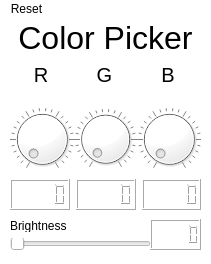
<?xml version="1.0" encoding="UTF-8"?>
<ui version="4.0">
 <class>MainWindow</class>
 <widget class="QMainWindow" name="MainWindow">
  <property name="geometry">
   <rect>
    <x>0</x>
    <y>0</y>
    <width>211</width>
    <height>264</height>
   </rect>
  </property>
  <property name="windowTitle">
   <string>MainWindow</string>
  </property>
  <property name="styleSheet">
   <string notr="true">background-color: rgb(255, 255, 255);</string>
  </property>
  <widget class="QWidget" name="centralwidget">
   <widget class="QWidget" name="horizontalLayoutWidget">
    <property name="geometry">
     <rect>
      <x>10</x>
      <y>80</y>
      <width>191</width>
      <height>80</height>
     </rect>
    </property>
    <layout class="QHBoxLayout" name="horizontalLayout">
     <property name="spacing">
      <number>0</number>
     </property>
     <item>
      <widget class="QDial" name="dial_r">
       <property name="notchesVisible">
        <bool>true</bool>
       </property>
      </widget>
     </item>
     <item>
      <widget class="QDial" name="dial_g">
       <property name="notchesVisible">
        <bool>true</bool>
       </property>
      </widget>
     </item>
     <item>
      <widget class="QDial" name="dial_b">
       <property name="notchesVisible">
        <bool>true</bool>
       </property>
      </widget>
     </item>
    </layout>
   </widget>
   <widget class="QWidget" name="verticalLayoutWidget_2">
    <property name="geometry">
     <rect>
      <x>10</x>
      <y>200</y>
      <width>141</width>
      <height>31</height>
     </rect>
    </property>
    <layout class="QVBoxLayout" name="verticalLayout_2">
     <item>
      <widget class="QLabel" name="label_3">
       <property name="text">
        <string>Brightness</string>
       </property>
      </widget>
     </item>
     <item>
      <widget class="QSlider" name="slider_br">
       <property name="orientation">
        <enum>Qt::Horizontal</enum>
       </property>
      </widget>
     </item>
    </layout>
   </widget>
   <widget class="QWidget" name="horizontalLayoutWidget_2">
    <property name="geometry">
     <rect>
      <x>9</x>
      <y>40</y>
      <width>191</width>
      <height>31</height>
     </rect>
    </property>
    <layout class="QHBoxLayout" name="horizontalLayout_2">
     <property name="spacing">
      <number>0</number>
     </property>
     <item>
      <widget class="QLabel" name="label_r">
       <property name="font">
        <font>
         <pointsize>15</pointsize>
        </font>
       </property>
       <property name="toolTipDuration">
        <number>-11</number>
       </property>
       <property name="layoutDirection">
        <enum>Qt::LeftToRight</enum>
       </property>
       <property name="text">
        <string>R</string>
       </property>
       <property name="alignment">
        <set>Qt::AlignCenter</set>
       </property>
      </widget>
     </item>
     <item>
      <widget class="QLabel" name="label_g">
       <property name="font">
        <font>
         <pointsize>15</pointsize>
        </font>
       </property>
       <property name="toolTipDuration">
        <number>-11</number>
       </property>
       <property name="layoutDirection">
        <enum>Qt::LeftToRight</enum>
       </property>
       <property name="text">
        <string>G</string>
       </property>
       <property name="alignment">
        <set>Qt::AlignCenter</set>
       </property>
      </widget>
     </item>
     <item>
      <widget class="QLabel" name="label_b">
       <property name="font">
        <font>
         <pointsize>15</pointsize>
        </font>
       </property>
       <property name="toolTipDuration">
        <number>-11</number>
       </property>
       <property name="layoutDirection">
        <enum>Qt::LeftToRight</enum>
       </property>
       <property name="text">
        <string>B</string>
       </property>
       <property name="alignment">
        <set>Qt::AlignCenter</set>
       </property>
      </widget>
     </item>
    </layout>
   </widget>
   <widget class="QLabel" name="label_tt">
    <property name="geometry">
     <rect>
      <x>10</x>
      <y>0</y>
      <width>191</width>
      <height>37</height>
     </rect>
    </property>
    <property name="font">
     <font>
      <family>MS UI Gothic</family>
      <pointsize>24</pointsize>
     </font>
    </property>
    <property name="text">
     <string>Color Picker</string>
    </property>
    <property name="textFormat">
     <enum>Qt::AutoText</enum>
    </property>
    <property name="scaledContents">
     <bool>false</bool>
    </property>
    <property name="alignment">
     <set>Qt::AlignCenter</set>
    </property>
   </widget>
   <widget class="QWidget" name="horizontalLayoutWidget_3">
    <property name="geometry">
     <rect>
      <x>10</x>
      <y>160</y>
      <width>191</width>
      <height>31</height>
     </rect>
    </property>
    <layout class="QHBoxLayout" name="horizontalLayout_3">
     <item>
      <widget class="QLCDNumber" name="lcdNumber_R"/>
     </item>
     <item>
      <widget class="QLCDNumber" name="lcdNumber_g"/>
     </item>
     <item>
      <widget class="QLCDNumber" name="lcdNumber_b"/>
     </item>
    </layout>
   </widget>
   <widget class="QLCDNumber" name="lcdNumber_br">
    <property name="geometry">
     <rect>
      <x>150</x>
      <y>200</y>
      <width>51</width>
      <height>31</height>
     </rect>
    </property>
   </widget>
  </widget>
  <widget class="QMenuBar" name="menubar">
   <property name="geometry">
    <rect>
     <x>0</x>
     <y>0</y>
     <width>211</width>
     <height>18</height>
    </rect>
   </property>
   <widget class="QMenu" name="menuReset">
    <property name="title">
     <string>Reset</string>
    </property>
    <addaction name="Colo_R"/>
    <addaction name="Brightness_R"/>
   </widget>
   <addaction name="menuReset"/>
  </widget>
  <action name="Colo_R">
   <property name="text">
    <string>Color</string>
   </property>
  </action>
  <action name="Brightness_R">
   <property name="text">
    <string>Brightness</string>
   </property>
  </action>
 </widget>
 <resources/>
 <connections/>
</ui>
